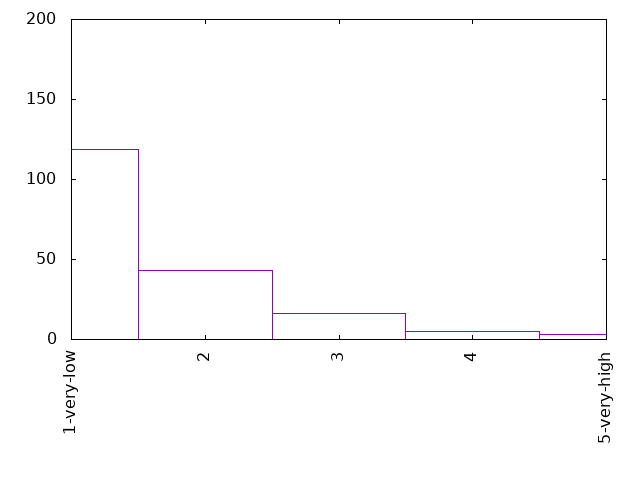

gnuplot code for this plot:
set term png
set out "0-10Dalc.png"
set key off
set xtics rotate
set yrange[0:200]

plot '0-10Dalc.dat' using 1:xticlabel(2) with boxes
